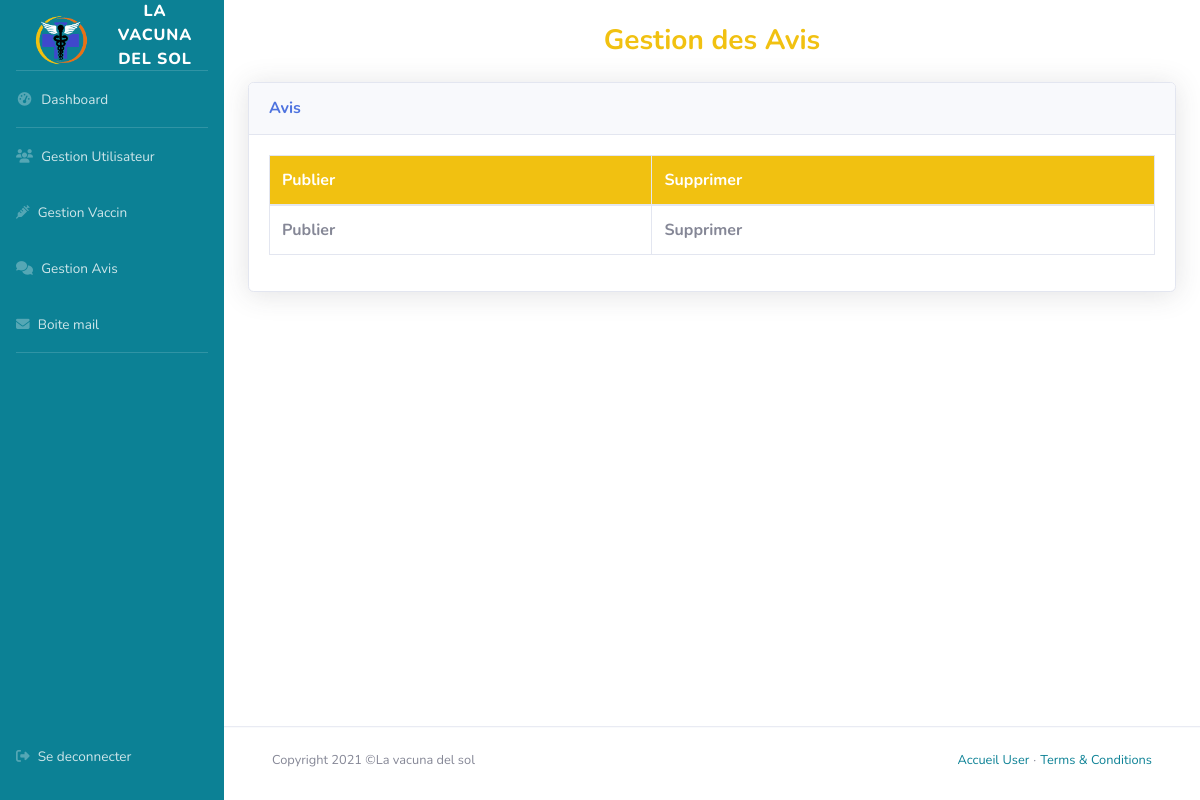
Before: /admin/management-testimonial.php with the older database file.
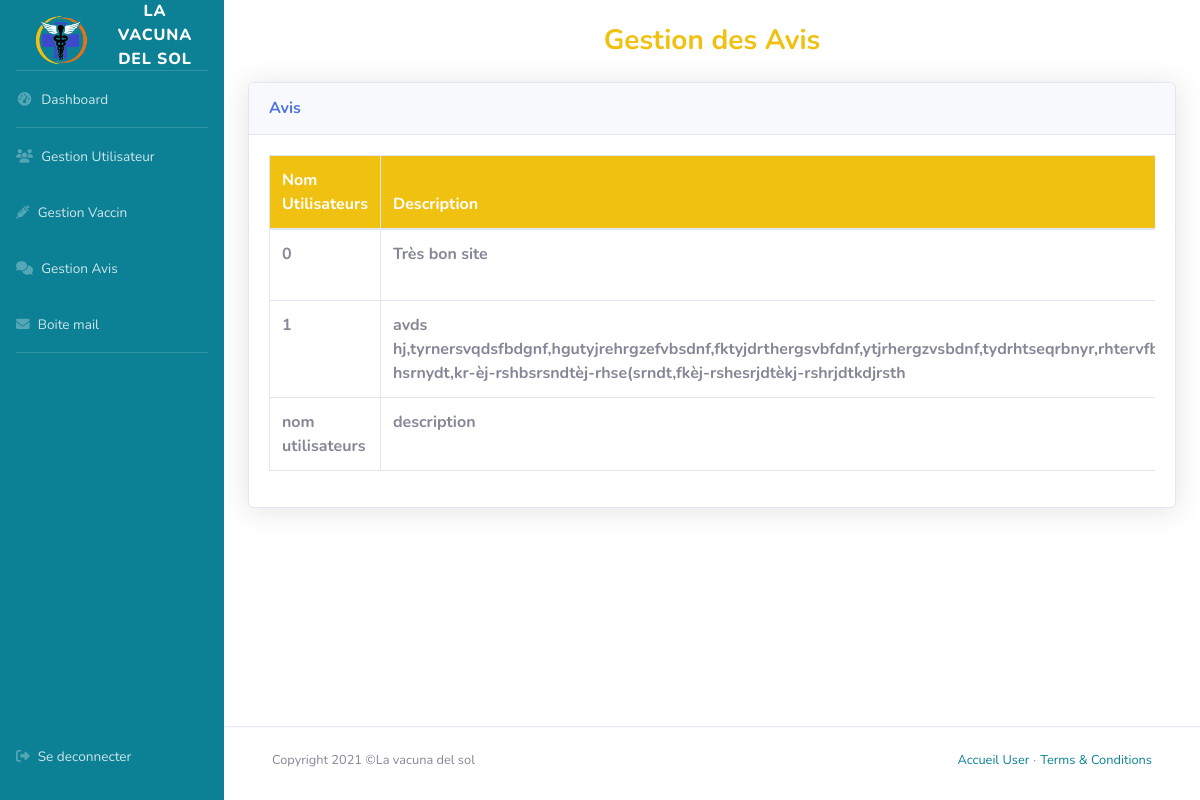
After: the same page with the newer database file.
### tables this page shows
CREATE TABLE `vds_testimonial` (
  `id` int(11) NOT NULL,
  `id_user` int(11) NOT NULL,
  `content` text NOT NULL,
  `created_at` datetime NOT NULL,
  `status` varchar(30) NOT NULL DEFAULT 'draft'
);

### inc/func.php (the view, shortened to what this page needs)
<?php
function getDb($table){
    global $pdo;
    $sql= "SELECT * FROM  $table";
    $query = $pdo->prepare($sql);
    $query->execute();
    return $query->fetchAll();
}
function renameKey($key){
    $name = $key;
    if ($key == 'id_user') {
        $name = 'nom utilisateurs';
    }
    if ($key == 'created_at') {
        $name = 'crée le';
    }
    if ($key == 'content') {
        $name = 'description';
    }
    return $name;
}
function valueFormat($key, $value){
    $valuePrepare =$value;
    if ($key == 'created_at') {
        $valuePrepare = date('d/m/Y', strtotime($value));
    }
    return $valuePrepare;
}
function showColumnSelectedValue ($key, $value, $avoidColumn){
                if (!in_array($key, $avoidColumn)) {
                    $adapt = valueFormat($key, $value);
                    echo  '<th>'. $adapt. '</th>';
                }
}
function showColumnSelectedKey ($list,$avoidColumn){
    foreach ($list as $key => $value){
        if (!in_array($key, $avoidColumn)){
                $name = renameKey($key);
                echo  '<th>'. $name . '</th>';
                 } }
}

### admin/inc/header_b.php (shortened to what this page needs)
<!doctype html>
<html lang="fr">
<head>
    <link rel="stylesheet" href="https://cdnjs.cloudflare.com/ajax/libs/font-awesome/6.0.0-beta2/css/all.min.css">
    <link href="vendor/fontawesome-free/css/all.min.css" rel="stylesheet" type="text/css">
    <link href="asset/css/sb-admin-2.min.css" rel="stylesheet">
    <link href="asset/css/style_b.css" rel="stylesheet">
</head>
<body id="page-top">
<div id="wrapper">
    <ul class="navbar-nav bg-gradient-primary sidebar sidebar-dark accordion" id="accordionSidebar">
        <a class="sidebar-brand d-flex align-items-center justify-content-center" href="../index.php">
            <div class="sidebar-brand-icon ">
                <img id="logo-header_b" src="../asset/img/logo2.png" alt="logo">
            </div>
            <div class="sidebar-brand-text mx-3">La vacuna del sol</div>
        </a>
        <hr class="sidebar-divider my-0">
        <li class="nav-item">
            <a class="nav-link" href="index.php">
                <i class="fas fa-fw fa-tachometer-alt"></i>
                <span>Dashboard</span></a>
        </li>
        <hr class="sidebar-divider my-0">
        <li class="nav-item">
            <a class="nav-link" href="management-user.php">
                <i class="fas fa-users"></i>
                <span>Gestion Utilisateur</span></a>
        </li>
        <li class="nav-item">
            <a class="nav-link" href="management-vaccine.php">
                <i class="fas fa-syringe"></i>
                <span>Gestion Vaccin</span></a>
        </li>
        <li class="nav-item">
            <a class="nav-link" href="management-testimonial.php"  id="alertsDropdown" role="button"
               data-toggle="dropdown" aria-haspopup="true" aria-expanded="false">
                <i class="fas fa-comments"></i>
                <span>Gestion Avis</span></a>
        </li>
        <li class="nav-item">
            <a class="nav-link" href="msg_b.php" id="alertsDropdown" role="button"
               data-toggle="dropdown" aria-haspopup="true" aria-expanded="false">
                <i class="fas fa-envelope"></i>
                <span>Boite mail</span></a>
        </li>
        <hr class="sidebar-divider my-0">
        <li id="logout_h" class="nav-item">
            <a  class="nav-link" href="#" data-toggle="modal" data-target="#logoutModal">
                <i class="fas fa-sign-out-alt"></i>
                <span>Se deconnecter</span>
            </a>
        </li>
    </ul>
    <div id="layoutDrawer_content">
        <main>

### admin/management-testimonial.php (shortened to what this page needs)
<?php
require ('../inc/func.php');
$title = 'Gestion des Avis';
$headTitle = 'Avis';
$listFunc = ['publier', 'supprimer'];
$tableName = 'vds_testimonial';
$table = getDb($tableName);
include ('inc/header_b.php');
?>
    <div class="container-fluid">
        <h1 class="h3 mb-4 mt-4 text-center text-yellow font-weight-bold"><?= $title; ?></h1>
        <?php
        include ('inc/table.php');
        ?>
    </div>
<?php
include ('inc/footer_b.php');

### admin/inc/table.php (shortened to what this page needs)
<?php
$listName = $table[0];
?>
<div class="card shadow mb-4">
    <div class="card-header py-3">
        <h6 class="m-0 font-weight-bold text-primary"><?= $headTitle; ?></h6>
    </div>
    <div class="card-body">
        <div class="table-responsive">
            <table class="table table-bordered" id="dataTable" width="100%" cellspacing="0">
                <thead>
                <tr>
                    <?php showColumnSelectedKey($listName, $avoidColumn); ?>
                    <?php foreach ($listFunc as $funcTable) { ?>
                        <th><?= ucfirst($funcTable); ?></th>
                    <?php } ?>
                </tr>
                </thead>
                <tfoot>
                <tr>
                    <?php foreach ($listFunc as $funcTable) { ?>
                        <th><?= ucfirst($funcTable); ?></th>
                    <?php } ?>
                </tr>
                </tfoot>
                <tbody>
                <?php foreach ($table as $list){ ?>
                <tr>
                    <?php foreach ($list as $key => $value){
                        showColumnSelectedValue($key, $value, $avoidColumn);
                    } ?>
                </tr>
                <?php } ?>
                </tbody>
            </table>
        </div>
    </div>

### admin/inc/footer_b.php (shortened to what this page needs)
</main>
<footer class="py-4 mt-auto border-top" style="min-height: 74px">
    <div class="container-xl px-5">
        <div class="d-flex flex-column flex-sm-row align-items-center justify-content-sm-between small">
            <div class="me-sm-2">Copyright 2021 ©La vacuna del sol </div>
            <div class="d-flex ms-sm-2">
                <a class="text-decoration-none" href="../index.php">Accueil User</a>
                <div class="mx-1">·</div>
                <a class="text-decoration-none" data-toggle="modal" data-target="#terms-conditions">Terms &amp; Conditions</a>
            </div>
        </div>
    </div>
</footer>
</div>
</body>
</html>

### admin/asset/css/style_b.css (style rules this page uses)
:root { --blue: #0C8195; --blue-hover: #0f499d; --yellow: #F1C111; --yellow-hover: #ffae00; }
#page-top #wrapper .bg-gradient-primary { background-color: var(--blue); background-image: linear-gradient( 180deg,var(--blue) 10%,var(--blue) 100%); }
#page-top #wrapper .sidebar-brand-icon #logo-header_b { width: 100%; }
a { color: var(--blue); }
.sidebar { position: sticky; max-height: 100vh; top: 0; }
#logout_h { position: absolute; bottom: 0; }
main, footer { width: calc(100vw - 6.5rem); left: 6.5rem; }
@media (min-width: 768px) { main, footer { width: calc(100vw - 14rem); left: 14rem; } }
footer { top: 100vh; position: sticky; }
.text-yellow { color: var(--yellow) !important; }
thead tr { background-color: var(--yellow); }
thead tr th { color: white; text-transform: capitalize; }
th, td { overflow-y: scroll; }

Changed rows visible on the page:
added vds_testimonial: id_user "0", content "Très bon site"
added vds_testimonial: id_user "1", content "avds…"
Other visible differences:
new list line: "Nom Utilisateurs"
new list line: "Description"
new list line: "nom utilisateurs"
new list line: "description"
list line gone: "Publier"
list line gone: "Supprimer"
